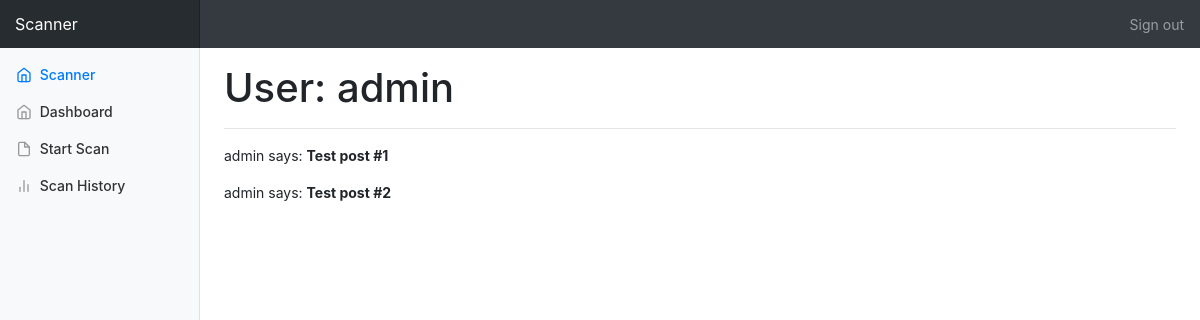
The app's page /user/admin (signed in) with its own data.
### app/models.py (models this page shows, shortened)
class User(UserMixin, db.Model):
    id = db.Column(db.Integer, primary_key=True)
    username = db.Column(db.String(64), index=True, unique=True)
    email = db.Column(db.String(120), index=True, unique=True)
    password_hash = db.Column(db.String(128))
    scans = db.relationship('Scan', backref='owner', lazy='dynamic')

### app/routes.py (the view)
@app.route('/user/<username>')
@login_required
def user(username):
    user = User.query.filter_by(username=username).first_or_404()
    posts = [
        {'author': user, 'body': 'Test post #1'},
        {'author': user, 'body': 'Test post #2'}
    ]
    return render_template('user.html', user=user, posts=posts)

### app/models.py (called while the page is built)
@login.user_loader
def load_user(id):
    return User.query.get(int(id))

### app/templates/user.html
{% extends "base.html" %}
{% block content %}
    <h1>User: {{ user.username }}</h1>
    <hr>
    {% for post in posts %}
    <p>
    {{ post.author.username }} says: <b>{{ post.body }}</b>
    </p>
    {% endfor %}
{% endblock %}

### app/static/css/dashboard.css (style rules this page uses)
body { font-size: .875rem; }

### records on screen
User: username "admin", author.username "admin" "admin"

### other values on screen
{{ post.body }} "Test post #1" "Test post #2"
